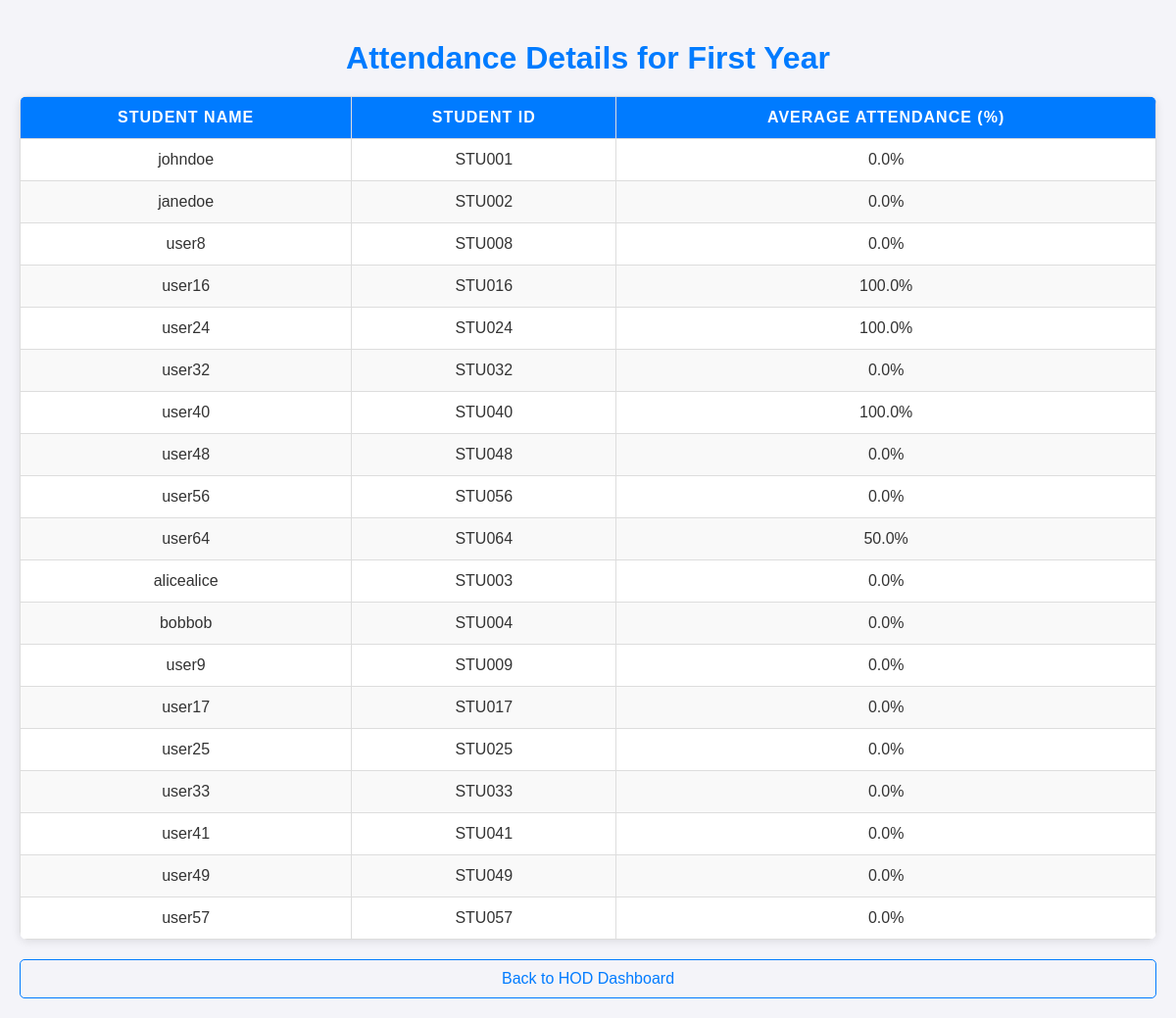
The page /attendance-details/FE/ on the database its author committed.
### myapp/models.py (models this page shows, shortened)
class Student(models.Model):
    user = models.OneToOneField(User, on_delete=models.CASCADE)
    student_id = models.CharField(max_length=20, unique=True, verbose_name="Student ID")
    roll_number = models.CharField(max_length=10, unique=True, null=True, blank=True, verbose_name="Roll Number")
    semester = models.ForeignKey(Semester, on_delete=models.SET_NULL, null=True, blank=True, related_name='students', verbose_name="Semester")
    mobile_no = models.CharField(max_length=15, blank=True, null=True, verbose_name="Mobile Number")
    email = models.EmailField(blank=True, null=True, verbose_name="Email")
    address = models.TextField(blank=True, null=True, verbose_name="Address")
    lab_batch = models.ForeignKey(LabsBatches, on_delete=models.SET_NULL, null=True, blank=True, verbose_name="Lab Batch")
    batches = models.JSONField(verbose_name="Batches for Labs", blank=True, null=True, default=dict)  # Default to empty dict
    class Meta:
        indexes = [
            models.Index(fields=['student_id']),
            models.Index(fields=['roll_number']),
            models.Index(fields=['email']),
        ]

### myapp/views.py (the view)
# urls.py: path('attendance-details/<str:year_code>/', views.AttendanceDetailsView.as_view(), name='attendance_details'),
class AttendanceDetailsView(View):
    def get(self, request, year_code):
        year = get_object_or_404(Year, name=year_code)
        students = Student.objects.filter(semester__year=year_code)
        student_data = []
        for student in students:
            total_classes = student.attendances.count()
            attended_classes = student.attendances.filter(present=True).count()
            average_attendance = (attended_classes / total_classes * 100) if total_classes > 0 else 0
            student_data.append({
                'name': student.user.username,
                'average_attendance': average_attendance,
                'student_id': student.student_id,
            })
        context = {
            'year': year.get_name_display(),
            'student_data': student_data,
        }
        return render(request, 'attendance_details.html', context)

### templates/attendance_details.html (shortened to what this page needs)
<!DOCTYPE html>
<html lang="en">
<head>
</head>
<body>
<h1>Attendance Details for {{ year }}</h1>
<table>
    <thead>
        <tr>
            <th>Student Name</th>
            <th>Student ID</th>
            <th>Average Attendance (%)</th>
        </tr>
    </thead>
    <tbody>
        {% for student in student_data %}
        <tr>
            <td>{{ student.name }}</td>
            <td>{{ student.student_id }}</td>
            <td>{{ student.average_attendance|floatformat:1 }}%</td>
        </tr>
        {% empty %}
        <tr>
            <td colspan="3">No students found for this year.</td>
        </tr>
        {% endfor %}
    </tbody>
</table>
<a href="{% url 'HOD_Dashboard' %}">Back to HOD Dashboard</a>
</body>
</html>

### templates/attendance_details.html (style rules this page uses)
body { font-family: Arial, sans-serif; background-color: #f4f4f9; color: #333333; margin: 0; padding: 20px; }
h1 { text-align: center; margin-bottom: 20px; color: #007BFF; }
table { width: 100%; border-collapse: collapse; margin: 20px 0; border-radius: 8px; overflow: hidden; box-shadow: 0 2px 10px rgba(0, 0, 0, 0.1); background-color: white; }
table th, table td { border: 1px solid #ddd; padding: 12px; text-align: center; }
table th { background-color: #007BFF; color: white; text-transform: uppercase; letter-spacing: 1px; }
table tr:nth-child(even) { background-color: #f9f9f9; }
table tr:nth-child(odd) { background-color: white; }
a { text-decoration: none; color: #007BFF; display: block; text-align: center; margin-top: 20px; font-size: 16px; padding: 10px 15px; border: 1px solid #007BFF; border-radius: 5px; transition: background-color 0.3s, color 0.3s; }

### rows shown on the page
Student: student_id "STU001"
Student: student_id "STU002"
Student: student_id "STU008"
Student: student_id "STU016"
Student: student_id "STU024"
Student: student_id "STU032"
Student: student_id "STU040"
Student: student_id "STU048"
Student: student_id "STU056"
Student: student_id "STU064"
Student: student_id "STU003"
Student: student_id "STU004"
Student: student_id "STU009"
Student: student_id "STU017"
Student: student_id "STU025"
Student: student_id "STU033"
Student: student_id "STU041"
Student: student_id "STU049"
Student: student_id "STU057"

### other values the page prints
{{ year }} "First Year"
{{ student.name }} "johndoe" "janedoe" "user8" "user16" "user24" "user32" "user40" "user48" "user56" "user64" "alicealice" "bobbob" "user9" "user17" "user25" "user33" "user41" "user49" "user57"
{{ student.average_attendance|floatformat:1 }} "0.0" "0.0" "0.0" "100.0" "100.0" "0.0" "100.0" "0.0" "0.0" "50.0" "0.0" "0.0" "0.0" "0.0" "0.0" "0.0" "0.0" "0.0" "0.0"
